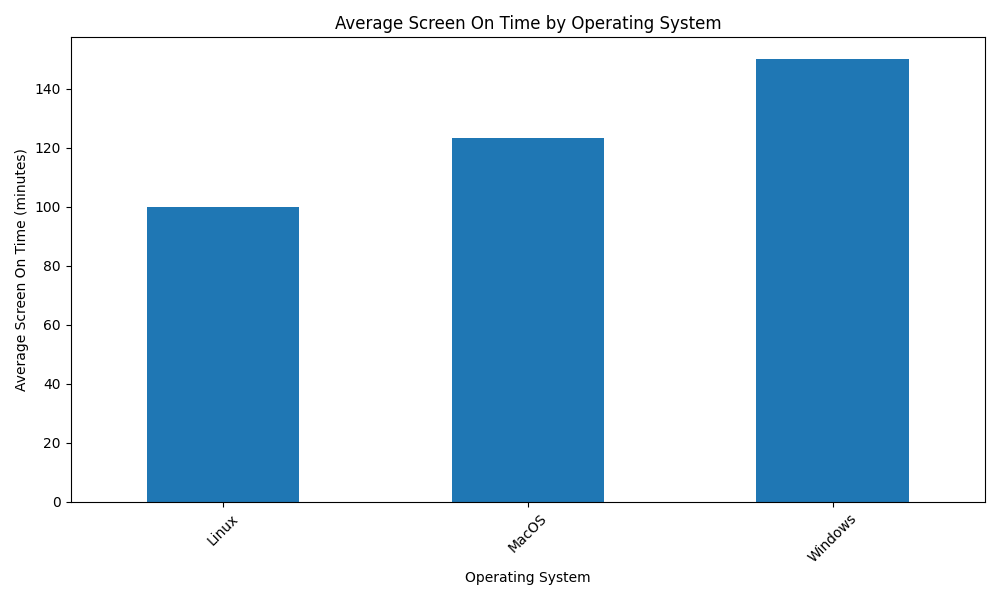

Write the Python code that produced this figure.
import matplotlib.pyplot as plt
import pandas as pd
import numpy as np

# Sample data
data = {
    'Operating System': ['Windows', 'Windows', 'Windows', 'MacOS', 'MacOS', 'MacOS', 'Linux', 'Linux', 'Linux'],
    'Screen On Time (minutes)': [120, 150, 180, 100, 120, 150, 80, 100, 120]
}

# Create a DataFrame
df = pd.DataFrame(data)

# Calculate average screen on time for each operating system
average_screen_on_time = df.groupby('Operating System')['Screen On Time (minutes)'].mean()

# Create a bar chart
plt.figure(figsize=(10, 6))
average_screen_on_time.plot(kind='bar')
plt.title('Average Screen On Time by Operating System')
plt.xlabel('Operating System')
plt.ylabel('Average Screen On Time (minutes)')
plt.xticks(rotation=45)
plt.tight_layout()
plt.show()
plt.savefig('png_files/plot_e77a1307.png')